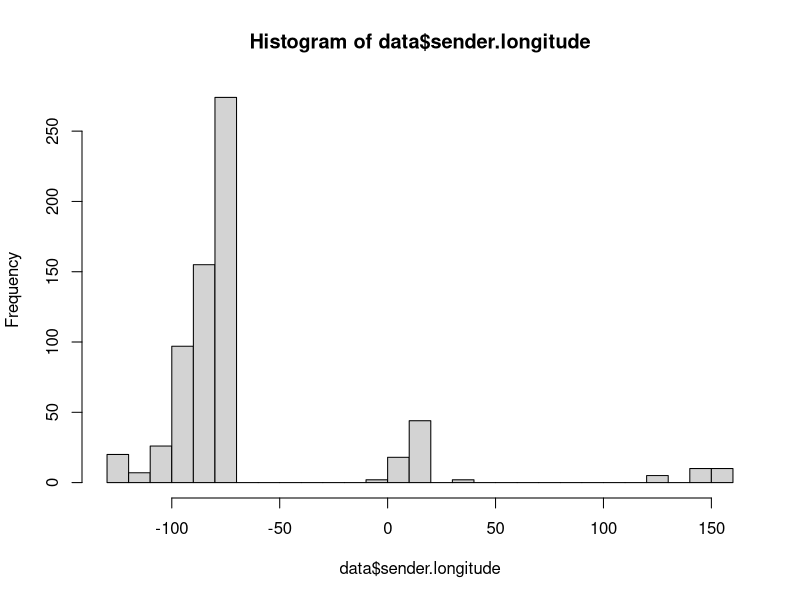
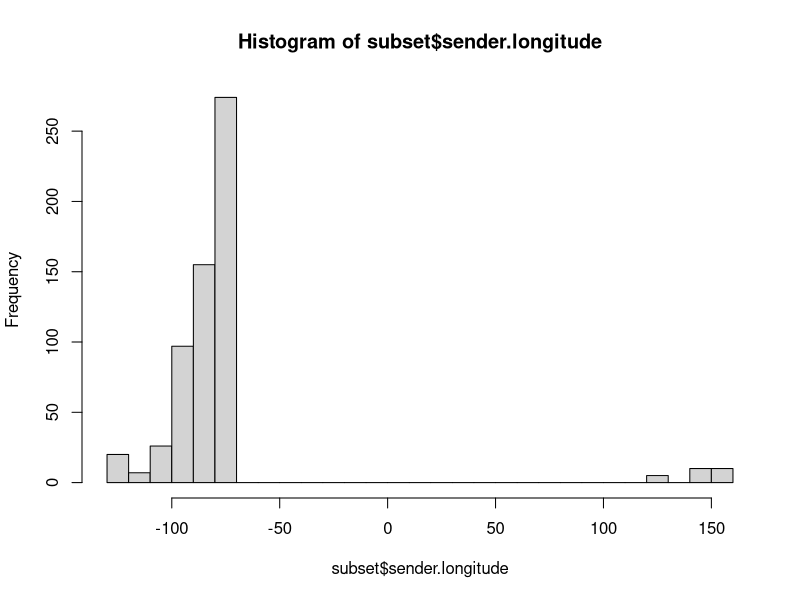

The R source for these figures, in order:
## ---- chunk 1
knitr::opts_chunk$set(echo = TRUE)
## ---- chunk 2
library(tidyverse)
library(readxl)
## ---- chunk 3
data <- read_excel("data/transit-data.xlsx", sheet = 'transport data', skip=1)
colnames(data) <- make.names(colnames(data))
## ---- chunk 4
subset <- select(data, date, sender.latitude)
head(subset)
## ---- chunk 5
subset <- select(data, date, c(sender.latitude, sender.longitude))
head(subset)
## ---- chunk 6
colnames(data)
subset <- select(data, -number.of.items)
colnames(subset)

## ---- chunk 7
subset <- filter(data, sender.latitude < 50)
head(subset)
## ---- chunk 8
subset <- filter(data, sender.latitude < 50)
subset <- filter(subset, sender.latitude > 32)
subset <- filter(subset, sender.longitude > 0)
subset <- select(subset,  sender.latitude, sender.longitude)
summary(subset)
## ---- chunk 9
hist(data$sender.longitude, breaks=25)
subset <- filter(data, sender.longitude < -50 | sender.longitude > 100)
hist(subset$sender.longitude,breaks=25)
## ---- chunk 10
unique(data$sender.location)
subset <- filter(data, sender.location != 'USA, Cincinnati (OH)')
unique(subset$sender.location)
## ---- chunk 11
selected_locations <-c('USA, Brownfield (TX)', 'USA, Rochester (NY)', 'USA, Wellington (KS)')
subset <- filter(data, sender.location %in% selected_locations)
unique(subset$sender.location)
## ---- chunk 12
subset1 <-select(data, sender.location, sender.latitude)
subset1 <-arrange(subset1, sender.latitude)
head(subset1, n = 15)
## ---- chunk 13
subset1 <-select(data, sender.location, sender.latitude)
subset1 <-arrange(subset1, desc(sender.latitude))
head(subset1, n = 15)
## ---- chunk 14
subset1 <-select(data, sender.location, sender.latitude)
subset1 <-mutate(subset1, rounded = round(sender.latitude))
subset1 <-arrange(subset1, desc(rounded), sender.location)
head(subset1, n = 15)
